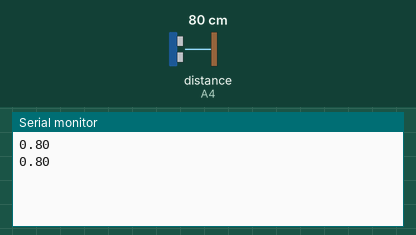
A sketch run on a simulated Arduino Uno, built with avr-gcc and run on an emulated ATmega328P. Parts: the last lines printed to the serial monitor. Wiring (inferred from the names in the program): ultrasonic range finder: trigger A5; echo A4. The test bench sets the inputs (shaded band); at power-on: distance to the obstacle (sensor on A4) 80 cm. The echo pulse lasts 58.3 µs per cm; the ROS host is connected and sends only what is stated.

Above: at 1.8 s.
1.9 s: distance to the obstacle (sensor on A4) set to 2 cm
At 2.4 s:
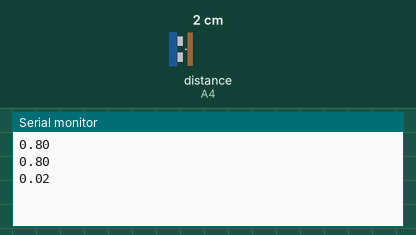
3.4 s: distance to the obstacle (sensor on A4) set to 4 cm
At 4.9 s:
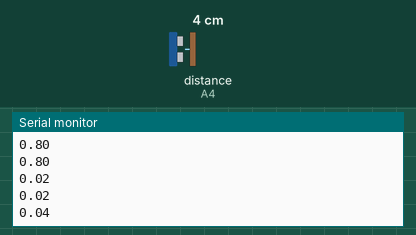
Timing chart, 0 to 6.4 s (numbered marks = the images above; inputs shaded):
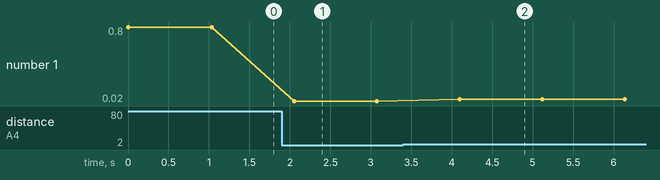

The sketch:

SensorMessagePublish.ino
```cpp
/*
 * The following code prints the values of the Ultrasonic Distance Sensor to the
 * Serial Monitor and Publishes the same to a Topic ultrasonic/raw
*/
#include <ros.h>
#include <std_msgs/String.h>
#include <sensor_msgs/Range.h>

int echoPin = A4;
int trigPin = A5;

ros::NodeHandle  nh;
//std_msgs::String str_msg;
//std_msgs::Float64 sr;
sensor_msgs::Range sr;
//sr object of message type Range in Ros package sensor_msgs


//ros::Publisher chatter("chatter", &str_msg);

//Declaring publisher of name chatter publishing a topic ultrasonic/raw
ros::Publisher chatter("ultrasonic/raw", &sr);


//char hello[13] = "hello world!";

void setup()
{
   Serial.begin(9600);
  pinMode(echoPin,INPUT);
  pinMode(trigPin,OUTPUT);
  //initializing rosnode handle named nh
  nh.initNode();
  //advertising the publisher named chatter
  nh.advertise(chatter);
}

//function for sonar readings
double getSonarReadingMillimeters()
{
  //setting digital pin as low and high with a delay of 10microseconds
  digitalWrite(trigPin, LOW);
  delayMicroseconds(2);
  digitalWrite(trigPin, HIGH);
  delayMicroseconds(10);
  digitalWrite(trigPin, LOW);
  double duration_us = pulseIn(echoPin, HIGH);
  double distance_mm = (duration_us / 58.0) * 10;


  //returning distance with data type double
  return distance_mm;
}

void loop()
{
  double us = getSonarReadingMillimeters(); //Get distance from wall with ultrasonic sensor
  //printing to serial monitor
  Serial.println(us/1000);
  delay(20);

  //str_msg.data = hello;

  //converting millimeter to meter
  us = us/1000;
  // setting value to variable range in object sr of message type Range
  sr.range = us;
  sr.min_range = 0.02;
  sr.max_range= 4;
  sr.field_of_view = 0.785;
  sr.header.frame_id = "ultrasonicmodule";
  //str_msg.data= String(us);

  //publishing the object sr under the topic ultrasonic/raw
  chatter.publish(&sr);

  //chatter.publish( &str_msg );

  //continuous iteration of the ros node handle
  nh.spinOnce();

  //delay of 1000 milliseconds or 1 second
  delay(1000);
}
```

Measured:
- after the input at 1.9 s, the serial monitor: prints a new line after 0.15 s (image 1)
- after the input at 3.4 s, the serial monitor: prints a new line after 0.70 s (image 2)
- plotted number 1: 0.8 → 0.02 after the input at 1.9 s, 0.02 → 0.04 after the input at 3.4 s
